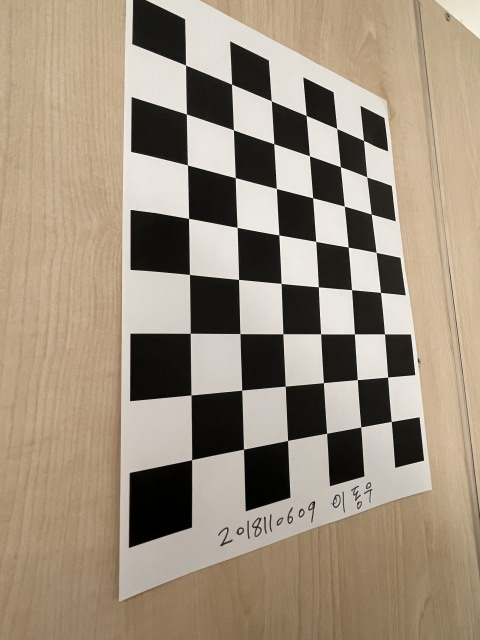
#> input picture image/image_1.jpg, 480 x 640 px; its folder holds only this picture in this run
$ python calibration.py
#> lines starting #> are read from the running program, lines starting #| are printed output that depends on the picture; after the words box and inside, x2 and y2 are one past the last pixel; in counts of white or black regions, pixels touching at a corner belong together; long printed decimals are rounded
import cv2
import numpy as np
import glob
from matplotlib import pyplot as plt


# 코너의 가로, 세로, 사이즈, 불러올 이미지 정하기
checkboard_x = 6
checkboard_y = 8
checkboard_size = 30
folder_path = './image'                         # 이미지들이 들어있는 폴더 경로
image_list = glob.glob(folder_path + '/*.jpg')  # 확장자명에 따라 변경하기

# 정확도 향상, 체크보드 그리드 포인트 생성
criteria = (cv2.TERM_CRITERIA_EPS + cv2.TERM_CRITERIA_MAX_ITER, 30, 0.001)
obj_points = []     # 실제 3D 포인트
img_points = []     # 실제 2D 포인트
obj_grid = np.zeros((1, checkboard_x*checkboard_y, 3), np.float32)
obj_grid[0, :, :2] = np.mgrid[0:6,0:8].T.reshape(-1, 2)


#이미지 가져오기
for image_path in image_list:
    img = cv2.imread(image_path)
#> img is the input picture: shape (640, 480, 3); mean B, G, R 125.2, 143.4, 157.5
    gray = cv2.cvtColor(img, cv2.COLOR_BGR2GRAY)
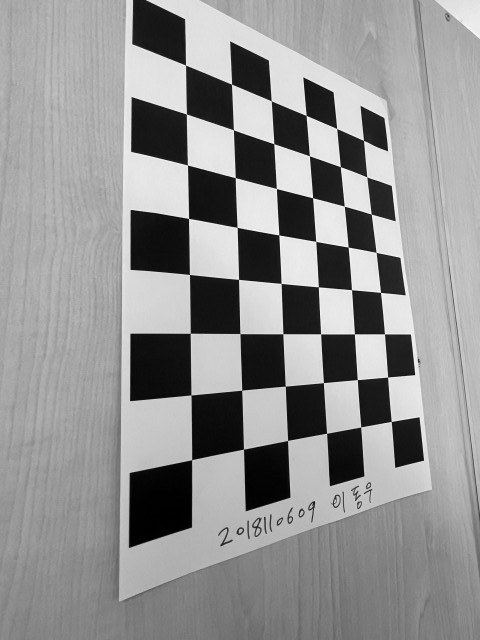
#> gray: shape (640, 480); min 0, max 254, mean 145.5

    # 이미지에서 체크보드 패턴 찾기
    ret, corners = cv2.findChessboardCorners(gray,
                                                (checkboard_x,checkboard_y),
                                                cv2.CALIB_CB_ADAPTIVE_THRESH
                                            + cv2.CALIB_CB_FAST_CHECK
                                            + cv2.CALIB_CB_NORMALIZE_IMAGE)
#> ret = True; corners = 48 rows, first 8: [185.5, 65.22], [231.4, 84.01], [271.4, 100.9], [305.9, 115.2], [336.6, 128.4], [363.4, 140.3], [186.4, 114.1], [233.4, 129.8]

    if ret == True:
        obj_grid = obj_grid * checkboard_size
        obj_points.append(obj_grid)
        corners2 = cv2.cornerSubPix(gray, corners, (11, 11), (-1, -1), criteria)    # 코너 좌표 정확도 높이기
#> corners2 = 48 rows, first 8: [185.5, 65.05], [231.5, 84.18], [271.3, 100.8], [306.1, 115.4], [336.7, 128.5], [363.5, 140.4], [186.4, 114], [233.4, 129.8]
        img_points.append(corners2)
        img = cv2.drawChessboardCorners(img, (6,8), corners2, ret)
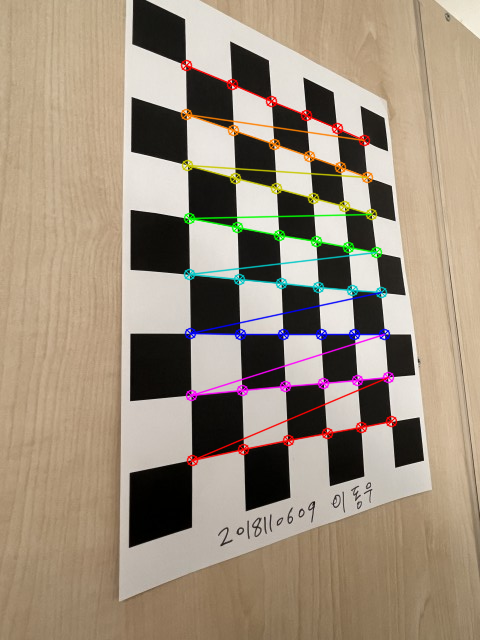
#> img: shape (640, 480, 3); 4.04% of pixels changed, all inside (x1, y1, x2, y2) = (180, 59, 398, 467)

# calibration 실행
ret, camera_matrix, dist_coef, rvecs, tvecs = cv2.calibrateCamera(obj_points, img_points, gray.shape[::-1], None, None)
#> ret = 0.662; camera_matrix = [[200.2, 0, 228.4], [0, 222.1, 336], [0, 0, 1]]; dist_coef = [[0.0766, -0.102, -0.00194, -0.00546, 0.0386]]; rvecs = ([-0.0986, -0.31, -0.0137],); tvecs = ([-25.6, -150.7, 126.4],)

# undistort을 보여줄 새로운 매트릭스 정의
h, w = img.shape[:2]
new_matrix, roi = cv2.getOptimalNewCameraMatrix(camera_matrix, dist_coef, (w, h), 1, (w, h))
#> new_matrix = [[202.6, 0, 224.7], [0, 232.2, 329.1], [0, 0, 1]]; roi = (87, 146, 273, 384)

# undistort 하기
img_undst = cv2.undistort(img,camera_matrix, dist_coef, None, new_matrix)
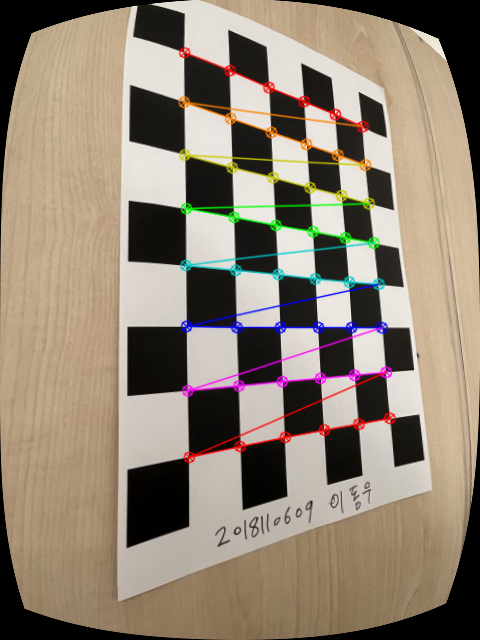
#> img_undst: shape (640, 480, 3); mean B, G, R 115.4, 131.3, 144.8

# 카메라 보정 오차 계산
mean_error = 0
for i in range(len(obj_points)):
    img_points2, _ = cv2.projectPoints(obj_points[i], rvecs[i], tvecs[i], camera_matrix, dist_coef)
    error = cv2.norm(img_points[i], img_points2, cv2.NORM_L2) / len(img_points2)
    mean_error += error
#> this loop made 1 pass
#> (error, mean_error) on pass 1: (0.0956, 0.0956)
#> after the loop, mean_error = 0.0956

# calibration 결과 출력
print("Camera Intrinsic matrix:\n", camera_matrix, end = "\n\n")
#| Camera Intrinsic matrix:
#|  [[200.150   0.         228.359]
#|  [  0.         222.146 336.001]
#|  [  0.           0.           1.        ]]
print("Distortion coefficients:\n", dist_coef, end= "\n\n")
#| Distortion coefficients:
#|  [[ 0.0766 -0.1023 -0.00194 -0.005462  0.03863]]
print("Total Error\n", mean_error / len(obj_points), end="\n\n")
#| Total Error
#|  0.09558
# 이미지에서 검출된 대상이 카메라를 중심으로 어떤 각도로 회전되었는지를 나타내는 벡터. 각각 x, y, z 축을 중심으로 회전하는 각도
print("rvecs:\n", rvecs, end= "\n\n")
#| rvecs:
#|  (array([[-0.09858 ],
#|        [-0.3102],
#|        [-0.01367]]),)
# 월드 좌표계에서 좌표계에서 카메라의 위치를 나타냄
print("tvecs:\n", tvecs, end= "\n\n")
#| tvecs:
#|  (array([[ -25.596],
#|        [-150.675],
#|        [ 126.399]]),)


# 결과 사진 출력
fig, axis = plt.subplots(1, 2, figsize=(10, 5))
axis[0].imshow(cv2.cvtColor(img, cv2.COLOR_BGR2RGB))
axis[1].imshow(cv2.cvtColor(img_undst, cv2.COLOR_BGR2RGB))
axis[0].set_title('Image calibration')
axis[1].set_title('undistorted Image')
plt.show()
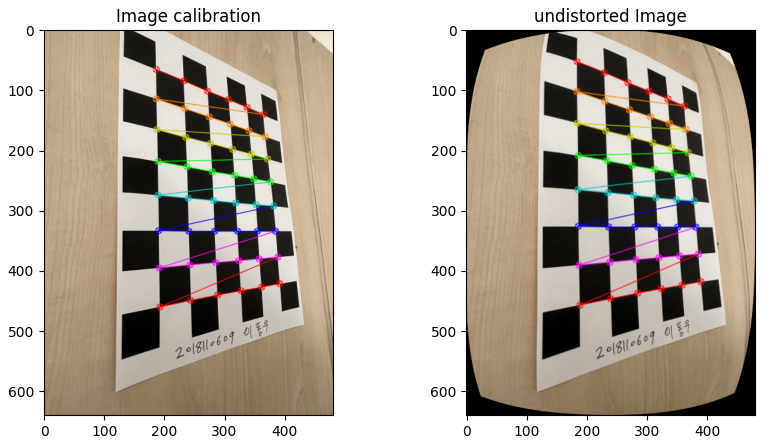
#> figure drawn by matplotlib, 2 panels

$ run again, on image/image_4.jpg
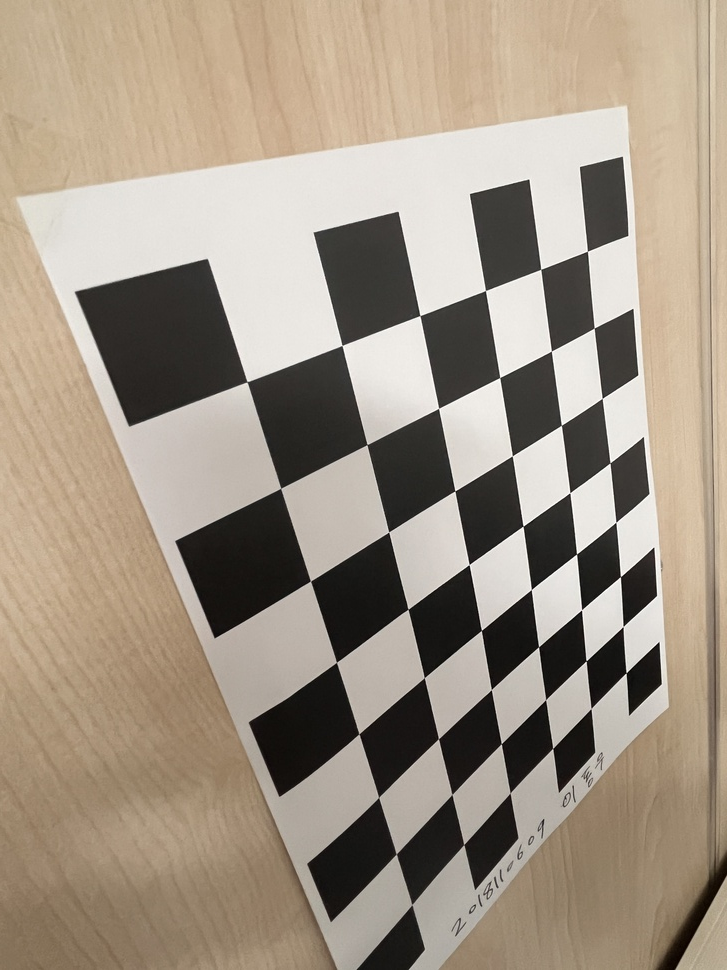
#> input picture image/image_4.jpg, 727 x 970 px, shrunk from 3024 x 4032 before the run
#> img is the input picture: shape (970, 727, 3); mean B, G, R 132.8, 148.2, 160.6
#> `gray = cv2.cvtColor(img, cv2.COLOR_BGR2GRAY)`:
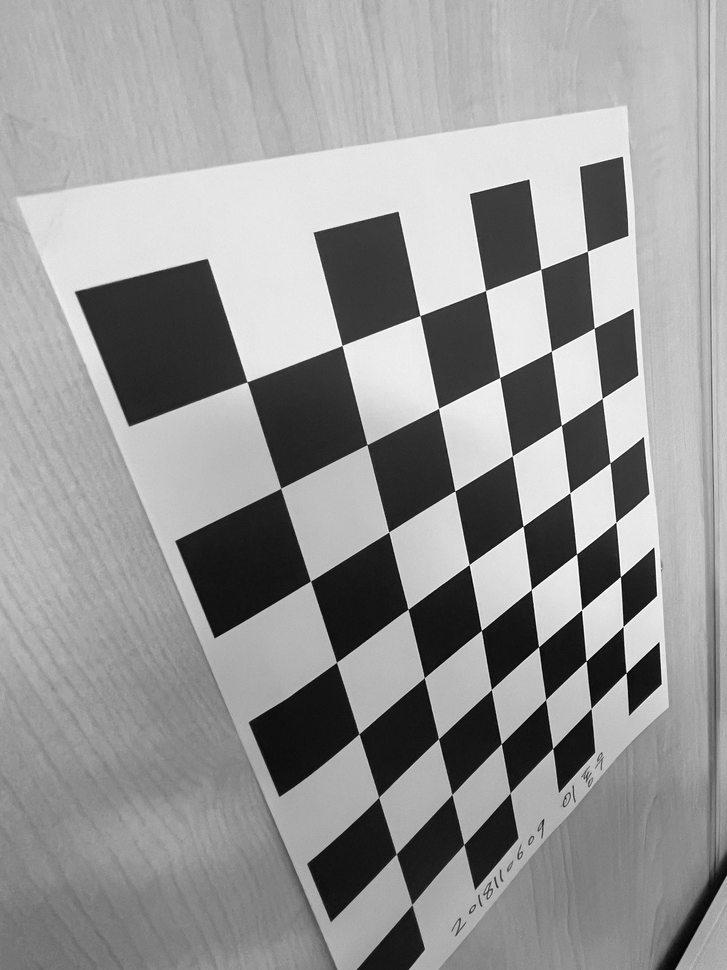
#> gray: shape (970, 727); min 0, max 255, mean 150.2
#> `ret, corners = cv2.findChessboardCorners(gray, (checkboard_x,checkboar..`: ret = True; corners = 48 rows, first 8: [247.2, 381.7], [342, 345.4], [419.9, 315.6], [485.5, 290.5], [540.6, 269.1], [587.5, 251.2], [280.8, 488.4], [367, 444.5]
#> corners2 = 48 rows, first 8: [247.1, 381.8], [342.1, 345.4], [419.9, 315.6], [485.5, 290.6], [540.8, 269.3], [587.5, 251.2], [280.7, 488.3], [367, 444.6]
#> img: shape (970, 727, 3); 2.33% of pixels changed, all inside (x1, y1, x2, y2) = (241, 245, 633, 912)
#> `ret, camera_matrix, dist_coef, rvecs, tvecs = cv2.calibrateCamera(obj_..`: ret = 1.25; camera_matrix = [[949.1, 0, 327.1], [0, 723.4, 527.7], [0, 0, 1]]; dist_coef = [[0.103, -1.35, -0.000721, -0.0111, 3.57]]; rvecs = ([0.364, -0.817, -0.391],); tvecs = ([-15.38, -36.62, 183.1],)
#> new_matrix = [[942.5, 0, 322], [0, 784.8, 501.9], [0, 0, 1]]; roi = (102, 163, 459, 750)
#> the loop `for i in range(len(obj_points)):` made 1 pass
#> (error, mean_error) on pass 1: (0.181, 0.181)
#> after the loop `for i in range(len(obj_points)):`: mean_error = 0.181
#| Camera Intrinsic matrix:
#|  [[949.106   0.         327.077]
#|  [  0.         723.389 527.653]
#|  [  0.           0.           1.        ]]
#| Distortion coefficients:
#|  [[ 1.02653769e-01 -1.34604295e+00 -7.20844959e-04 -1.11404591e-02
#|    3.57017121e+00]]
#| Total Error
#|  0.1809
#| rvecs:
#|  (array([[ 0.3642],
#|        [-0.8167],
#|        [-0.3909]]),)
#| tvecs:
#|  (array([[-15.375],
#|        [-36.623],
#|        [183.133]]),)
#> `plt.show()`:
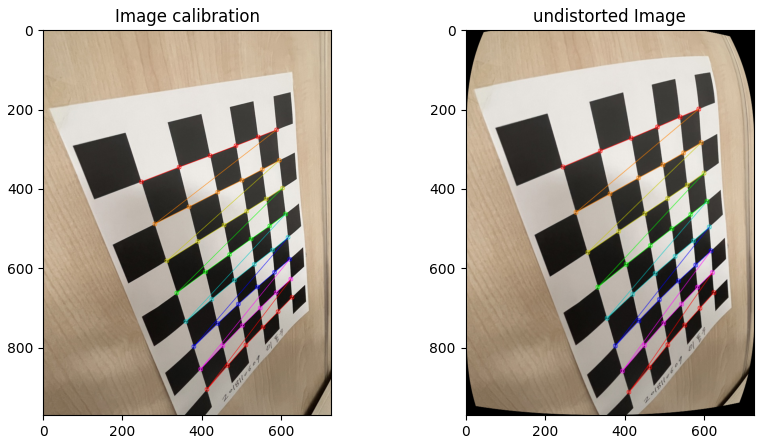
#> figure drawn by matplotlib, 2 panels

$ run again, on image/image_5.jpg
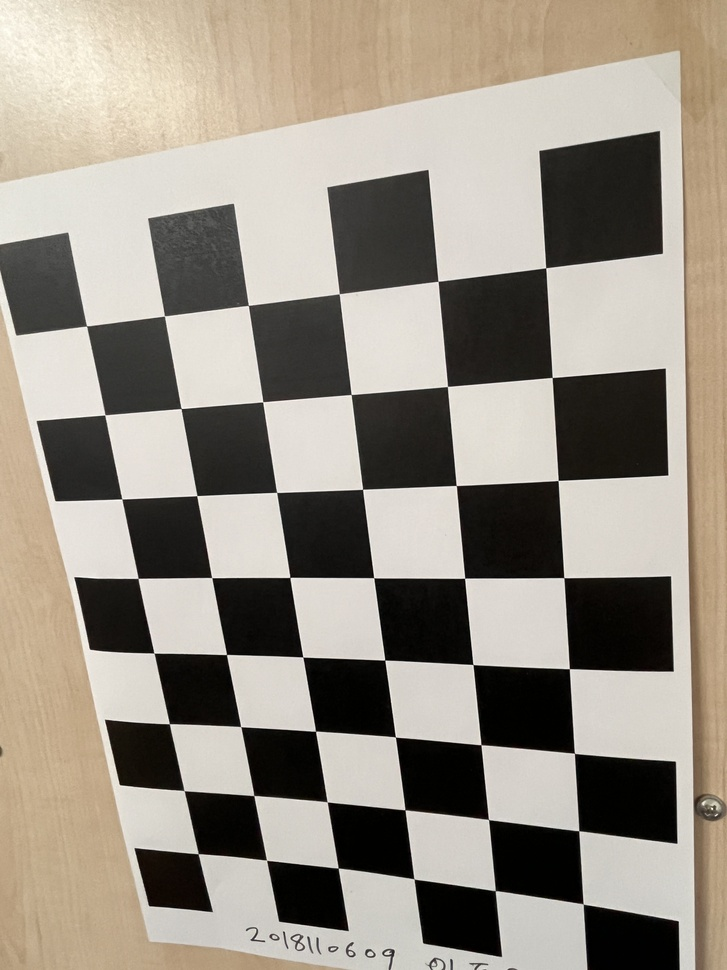
#> input picture image/image_5.jpg, 727 x 970 px, shrunk from 3024 x 4032 before the run
#> img is the input picture: shape (970, 727, 3); mean B, G, R 132.7, 143.9, 151.3
#> `ret, corners = cv2.findChessboardCorners(gray, (checkboard_x,checkboar..`: ret = True; corners = 48 rows, first 8: [86.5, 326], [164.2, 315.7], [248.4, 305.3], [339, 293.7], [438, 281], [545.8, 267.8], [105, 414.9], [181.4, 408.6]
#> corners2 = 48 rows, first 8: [86.51, 326], [164.4, 316], [248.3, 305.4], [339.3, 293.7], [438.1, 281.3], [545.7, 267.7], [104.8, 414.9], [181, 408.5]
#> img: shape (970, 727, 3); 3.21% of pixels changed, all inside (x1, y1, x2, y2) = (81, 262, 590, 911)
#> `ret, camera_matrix, dist_coef, rvecs, tvecs = cv2.calibrateCamera(obj_..`: ret = 1.06; camera_matrix = [[527.4, 0, 573.4], [0, 476.2, 547.9], [0, 0, 1]]; dist_coef = [[-0.0731, 0.111, 0.00175, 0.00259, -0.0512]]; rvecs = ([0.18, 0.199, -0.029],); tvecs = ([-153.9, -77.53, 162.2],)
#> new_matrix = [[467.8, 0, 587.3], [0, 385.9, 584.7], [0, 0, 1]]; roi = (79, 141, 644, 785)
#> `img_undst = cv2.undistort(img,camera_matrix, dist_coef, None, new_matr..`:
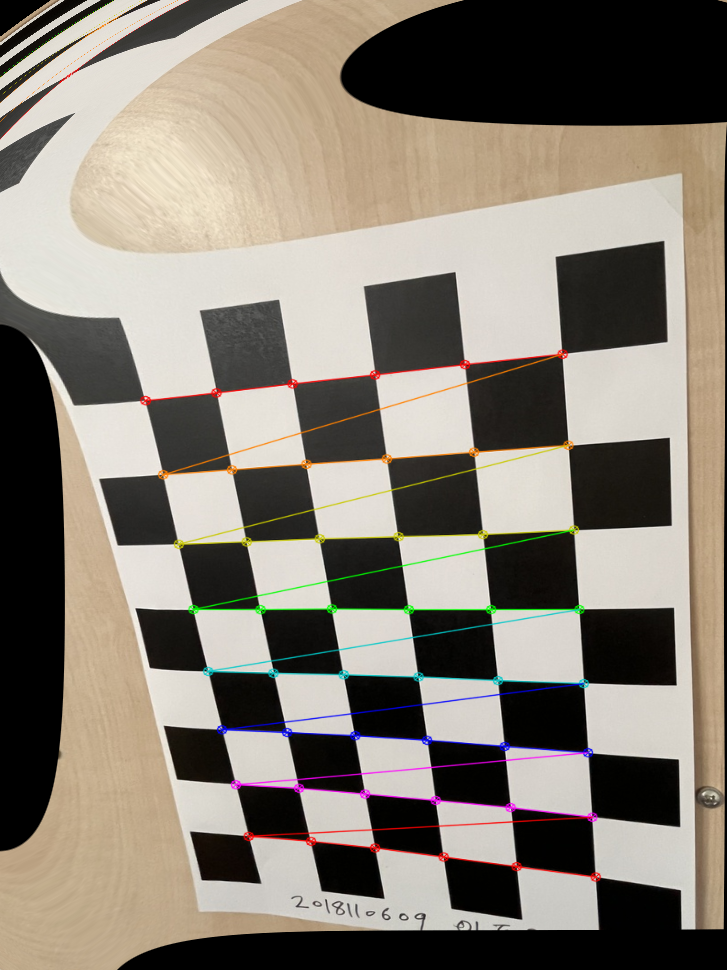
#> img_undst: shape (970, 727, 3); mean B, G, R 116.2, 126.9, 134.6
#> the loop `for i in range(len(obj_points)):` made 1 pass
#> (error, mean_error) on pass 1: (0.153, 0.153)
#> after the loop `for i in range(len(obj_points)):`: mean_error = 0.153
#| Camera Intrinsic matrix:
#|  [[527.449    0.         573.397]
#|  [  0.         476.164 547.904]
#|  [  0.           0.           1.        ]]
#| Distortion coefficients:
#|  [[-0.07308  0.111  0.00175  0.002593 -0.05122]]
#| Total Error
#|  0.1527
#| rvecs:
#|  (array([[ 0.18],
#|        [ 0.1987],
#|        [-0.029]]),)
#| tvecs:
#|  (array([[-153.858],
#|        [ -77.529],
#|        [ 162.240]]),)
#> `plt.show()`:
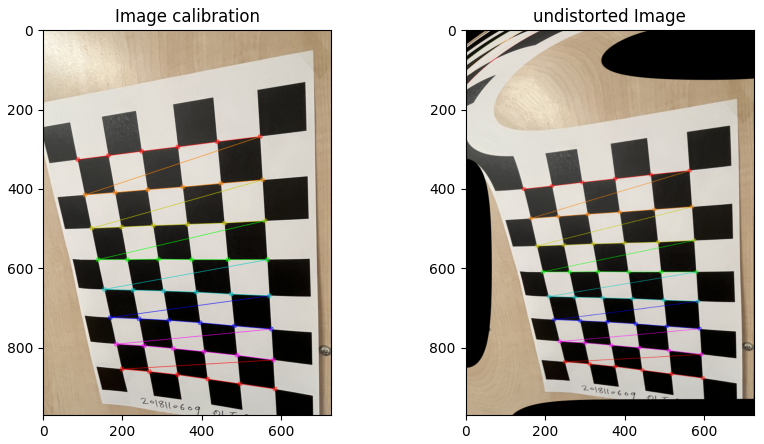
#> figure drawn by matplotlib, 2 panels

$ run again, on image/image_6.jpg
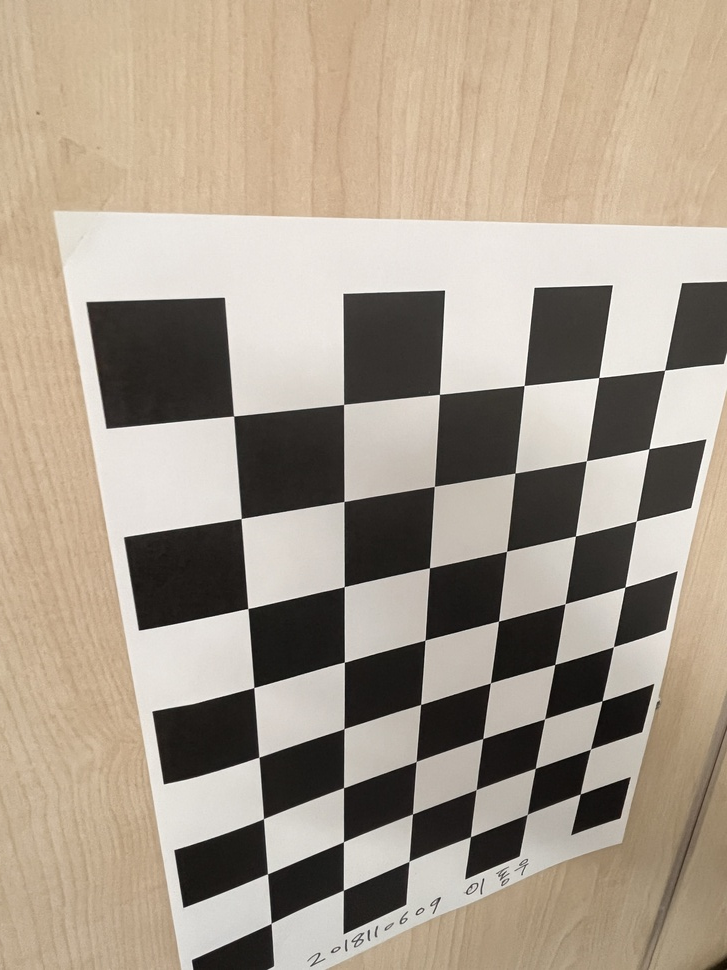
#> input picture image/image_6.jpg, 727 x 970 px, shrunk from 3024 x 4032 before the run
#> img is the input picture: shape (970, 727, 3); mean B, G, R 140, 155.6, 168.1
#> `gray = cv2.cvtColor(img, cv2.COLOR_BGR2GRAY)`:
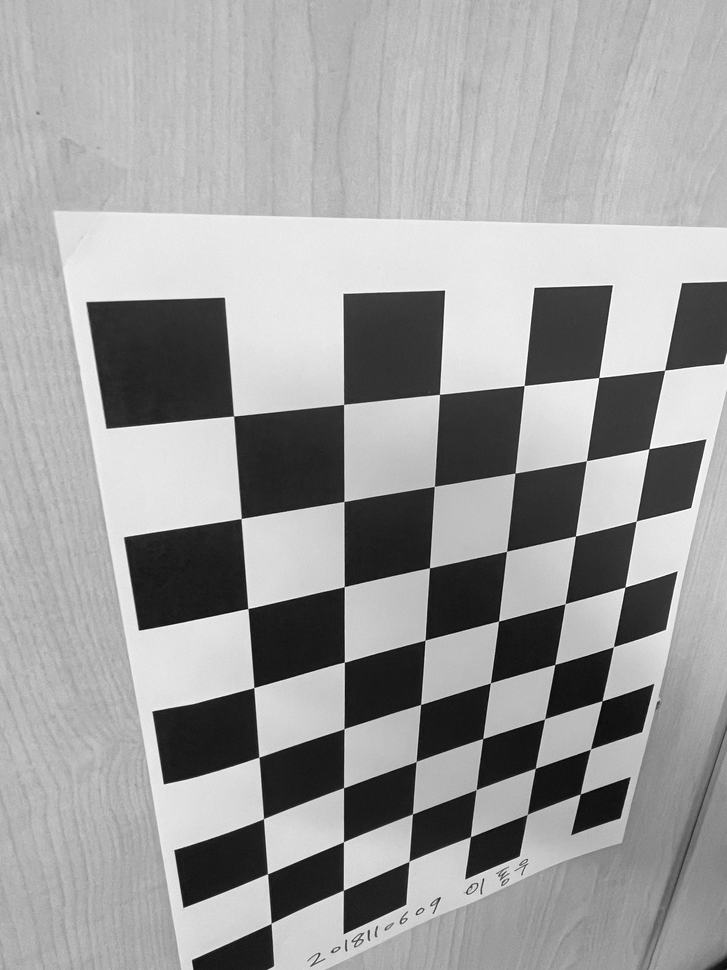
#> gray: shape (970, 727); min 1, max 255, mean 157.6
#> `ret, corners = cv2.findChessboardCorners(gray, (checkboard_x,checkboar..`: ret = True; corners = 48 rows, first 8: [233.6, 416], [343.6, 404.5], [439.4, 394.1], [524.2, 385.4], [599, 377.4], [664.3, 370.3], [241.1, 518.5], [344.2, 501.2]
#> corners2 = 48 rows, first 8: [233.6, 416], [343.6, 404.4], [439.5, 394.3], [524.2, 385.5], [598.8, 377.5], [664.6, 370.2], [241.2, 518.5], [343.9, 501.5]
#> img: shape (970, 727, 3); 2.88% of pixels changed, all inside (x1, y1, x2, y2) = (228, 364, 672, 930)
#> `ret, camera_matrix, dist_coef, rvecs, tvecs = cv2.calibrateCamera(obj_..`: ret = 1.41; camera_matrix = [[760.8, 0, 364.6], [0, 690.1, 549.7], [0, 0, 1]]; dist_coef = [[0.0842, -1.01, -0.00801, -0.0118, 2.44]]; rvecs = ([0.447, -0.473, -0.101],); tvecs = ([-32.2, -35.86, 187.9],)
#> new_matrix = [[756, 0, 358.4], [0, 761.7, 506.5], [0, 0, 1]]; roi = (172, 190, 379, 726)
#> the loop `for i in range(len(obj_points)):` made 1 pass
#> (error, mean_error) on pass 1: (0.203, 0.203)
#> after the loop `for i in range(len(obj_points)):`: mean_error = 0.203
#| Camera Intrinsic matrix:
#|  [[760.819   0.         364.618]
#|  [  0.         690.076 549.726 ]
#|  [  0.           0.           1.        ]]
#| Distortion coefficients:
#|  [[ 0.08418 -1.014 -0.008007 -0.01179  2.437]]
#| Total Error
#|  0.2032
#| rvecs:
#|  (array([[ 0.4474],
#|        [-0.473],
#|        [-0.1008]]),)
#| tvecs:
#|  (array([[-32.196],
#|        [-35.863],
#|        [187.939]]),)
#> `plt.show()`:
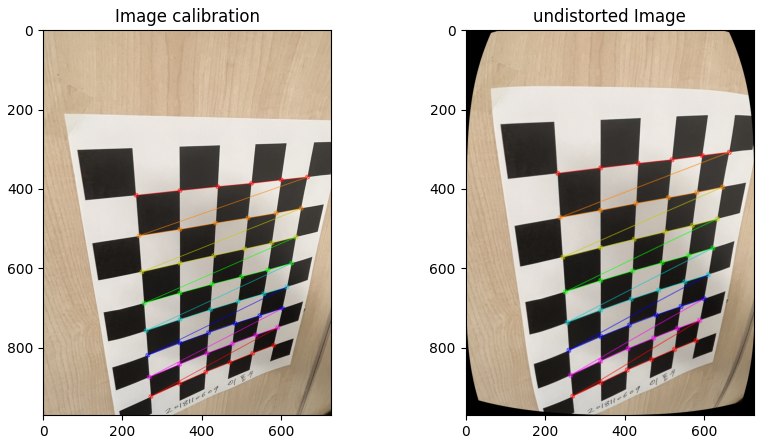
#> figure drawn by matplotlib, 2 panels
